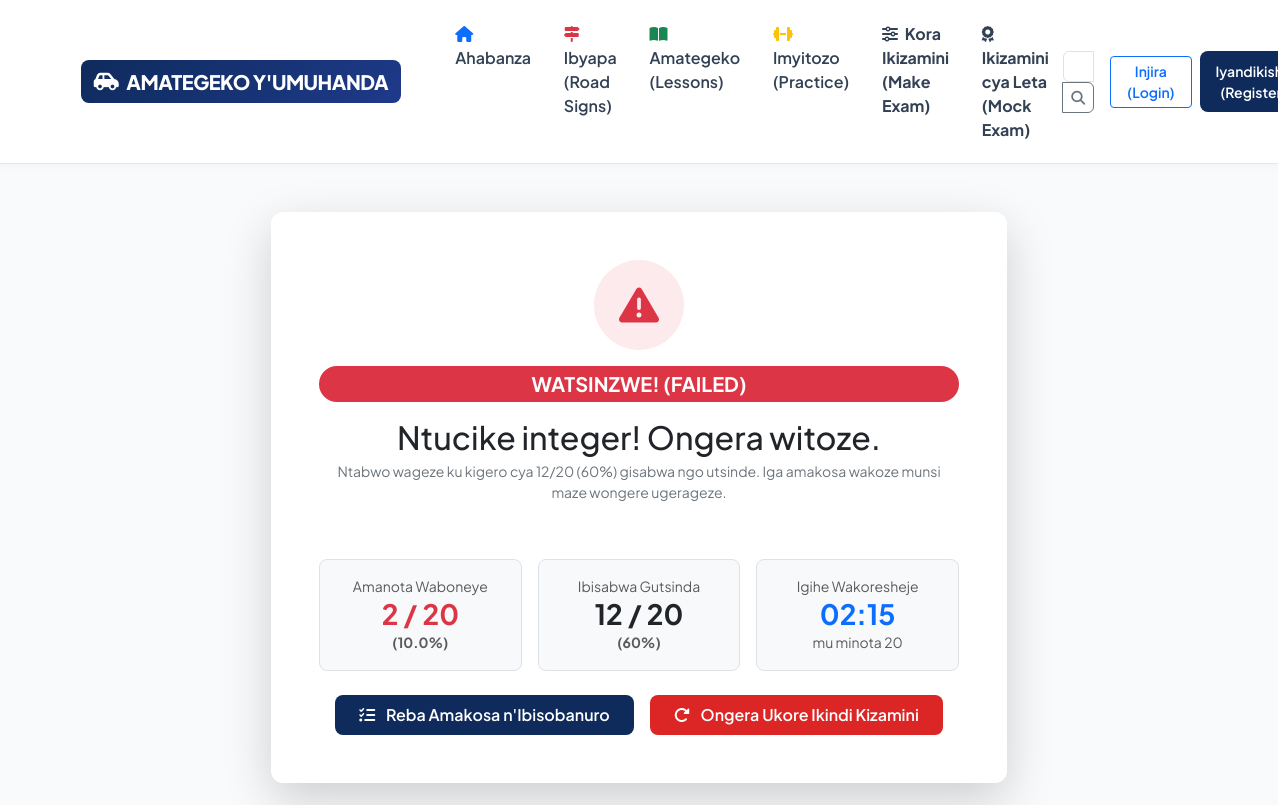
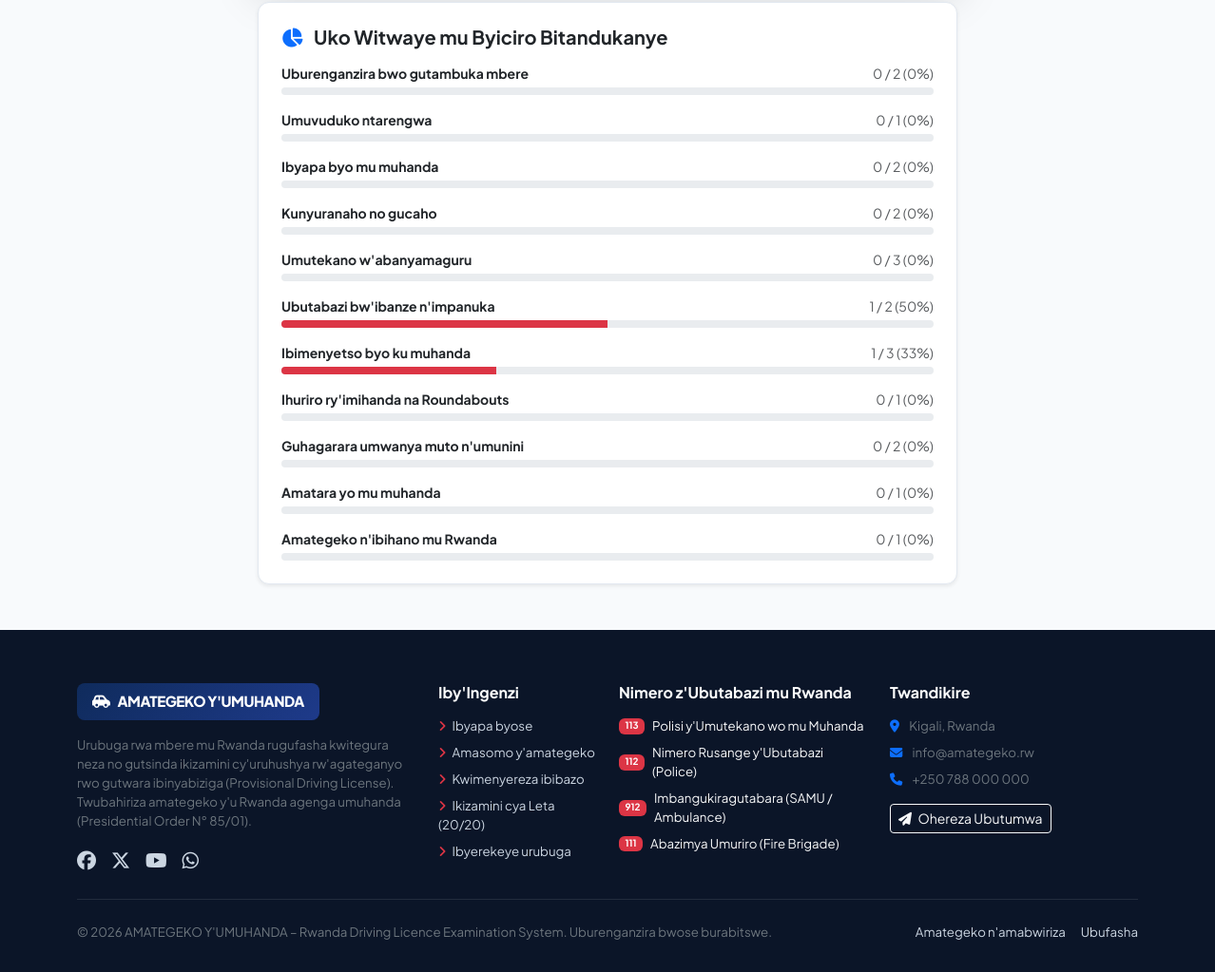
The app's page /examinations/result/1/ with its own data (2 pictures, top to bottom).
### apps/examinations/models.py (models this page shows, shortened)
class ExamAttempt(models.Model):
    EXAM_TYPES = [
        ('OFFICIAL_MOCK', "Ikizamini cya Leta cy'Icyitegererezo (Official Mock Exam)"),
        ('PRACTICE', "Imyitozo (Practice Mode)"),
    ]
    user = models.ForeignKey(
        settings.AUTH_USER_MODEL,
        on_delete=models.CASCADE,
        related_name='exam_attempts',
        null=True,
        blank=True
    )
    exam_type = models.CharField(max_length=20, choices=EXAM_TYPES, default='OFFICIAL_MOCK')
    category = models.ForeignKey(
        Category,
        on_delete=models.SET_NULL,
        null=True,
        blank=True,
        related_name='category_attempts'
    )
    total_questions = models.PositiveIntegerField(default=20)
    correct_answers = models.PositiveIntegerField(default=0)
    score_percentage = models.FloatField(default=0.0)
    is_passed = models.BooleanField(default=False)
    time_spent_seconds = models.PositiveIntegerField(default=0)
    started_at = models.DateTimeField(auto_now_add=True)
    completed_at = models.DateTimeField(null=True, blank=True)
    class Meta:
        ordering = ['-started_at']
        verbose_name = "Exam Attempt"
        verbose_name_plural = "Exam Attempts"

### apps/curriculum/models.py (models this page shows, shortened)
class Category(models.Model):
    name_rw = models.CharField(max_length=150, verbose_name="Izina ry'Icyiciro (Kinyarwanda)")
    name_en = models.CharField(max_length=150, verbose_name="Category Name (English)")
    slug = models.SlugField(max_length=160, unique=True, blank=True)
    description_rw = models.TextField(blank=True, verbose_name="Ibisobanuro (Kinyarwanda)")
    description_en = models.TextField(blank=True, verbose_name="Description (English)")
    icon = models.CharField(max_length=50, default="fa-traffic-light", help_text="Font Awesome icon class")
    order = models.PositiveIntegerField(default=1)
    class Meta:
        ordering = ['order', 'id']
        verbose_name = "Syllabus Category"
        verbose_name_plural = "Syllabus Categories"

### apps/examinations/views.py (the view)
# urls.py: path('result/<int:attempt_id>/', views.exam_result_view, name='exam_result'),
def exam_result_view(request, attempt_id):
    attempt = get_object_or_404(ExamAttempt, id=attempt_id)
    answers = attempt.answers.select_related('question__category', 'selected_choice', 'question')
    category_stats = {}
    for a in answers:
        cat_name = a.question.category.name_rw
        if cat_name not in category_stats:
            category_stats[cat_name] = {'total': 0, 'correct': 0}
        category_stats[cat_name]['total'] += 1
        if a.is_correct:
            category_stats[cat_name]['correct'] += 1
    for cat, data in category_stats.items():
        data['percentage'] = round((data['correct'] / data['total']) * 100) if data['total'] > 0 else 0
    minutes = attempt.time_spent_seconds // 60
    seconds = attempt.time_spent_seconds % 60
    formatted_time = f"{minutes:02d}:{seconds:02d}"
    context = {
        'attempt': attempt,
        'category_stats': category_stats,
        'formatted_time': formatted_time,
        'pass_mark': settings.RWANDA_EXAM_PASS_MARK,
        'wrong_count': attempt.total_questions - attempt.correct_answers,
    }
    return render(request, 'examinations/exam_result.html', context)

### apps/core/context_processors.py (called while the page is built)
def global_context(request):
    return {
        'site_categories': Category.objects.all().order_by('order'),
        'total_questions_count': Question.objects.filter(is_active=True).count(),
        'total_road_signs_count': RoadSign.objects.count(),
        'official_exam_questions': 20,
        'official_exam_duration': 20,
        'official_exam_pass_mark': 12,
    }

### templates/examinations/exam_result.html (shortened to what this page needs)
{% extends 'base.html' %}
{% block content %}
<div class="container py-5">
    <div class="row justify-content-center">
        <div class="col-lg-8">
            <div class="card card-custom p-4 p-md-5 text-center shadow-lg border-0 mb-4">
                {% if attempt.is_passed %}
                <div class="d-inline-flex p-3 rounded-circle bg-success bg-opacity-10 text-success mx-auto mb-3" style="width: 90px; height: 90px; display: flex; align-items: center; justify-content: center;">
                    <i class="fa-solid fa-trophy fs-1"></i>
                </div>
                <span class="badge bg-success fs-5 px-4 py-2 rounded-pill fw-bold mb-2">
                    WATSINZE! (PASSED)
                </span>
                <h2 class="fw-extrabold text-dark mt-2 mb-1" style="color: #0f2b5c;">
                    Urakoze cyane! Watsinze Ikizamini cya Leta!
                </h2>
                <p class="text-secondary small">
                    Wujuje ibisabwa n'amategeko y'u Rwanda yo kubona uruhushya rw'agateganyo.
                </p>
                {% else %}
                <div class="d-inline-flex p-3 rounded-circle bg-danger bg-opacity-10 text-danger mx-auto mb-3" style="width: 90px; height: 90px; display: flex; align-items: center; justify-content: center;">
                    <i class="fa-solid fa-triangle-exclamation fs-1"></i>
                </div>
                <span class="badge bg-danger fs-5 px-4 py-2 rounded-pill fw-bold mb-2">
                    WATSINZWE! (FAILED)
                </span>
                <h2 class="fw-extrabold text-dark mt-2 mb-1" style="color: #0f2b5c;">
                    Ntucike integer! Ongera witoze.
                </h2>
                <p class="text-secondary small">
                    Ntabwo wageze ku kigero cya 12/20 (60%) gisabwa ngo utsinde. Iga amakosa wakoze munsi maze wongere ugerageze.
                </p>
                {% endif %}
                <div class="row g-3 my-4">
                    <div class="col-4">
                        <div class="p-3 border rounded-3 bg-light">
                            <span class="d-block small text-muted">Amanota Waboneye</span>
                            <h3 class="fw-bold mb-0 {% if attempt.is_passed %}text-success{% else %}text-danger{% endif %}">
                                {{ attempt.correct_answers }} / {{ attempt.total_questions }}
                            </h3>
                            <small class="text-muted fw-bold">({{ attempt.score_percentage }}%)</small>
                        </div>
                    </div>
                    <div class="col-4">
                        <div class="p-3 border rounded-3 bg-light">
                            <span class="d-block small text-muted">Ibisabwa Gutsinda</span>
                            <h3 class="fw-bold mb-0 text-dark">{{ pass_mark }} / {{ attempt.total_questions }}</h3>
                            <small class="text-muted fw-bold">(60%)</small>
                        </div>
                    </div>
                    <div class="col-4">
                        <div class="p-3 border rounded-3 bg-light">
                            <span class="d-block small text-muted">Igihe Wakoresheje</span>
                            <h3 class="fw-bold mb-0 text-primary">{{ formatted_time }}</h3>
                            <small class="text-muted">mu minota 20</small>
                        </div>
                    </div>
                </div>
                <div class="d-flex flex-wrap justify-content-center gap-3">
                    <a href="{% url 'examinations:exam_review' attempt.id %}" class="btn btn-rw-primary px-4 py-2">
                        <i class="fa-solid fa-list-check me-2"></i> Reba Amakosa n'Ibisobanuro
                    </a>
                    <a href="{% url 'examinations:mock_exam' %}" class="btn btn-rw-danger px-4 py-2">
                        <i class="fa-solid fa-rotate-right me-2"></i> Ongera Ukore Ikindi Kizamini
                    </a>
                </div>
            </div>
            {% if category_stats %}
            <div class="card card-custom p-4 shadow-sm">
                <h5 class="fw-bold text-dark mb-3">
                    <i class="fa-solid fa-chart-pie text-primary me-2"></i> Uko Witwaye mu Byiciro Bitandukanye
                </h5>
                <div class="d-flex flex-column gap-3">
                    {% for cat_name, stats in category_stats.items %}
                    <div>
                        <div class="d-flex justify-content-between align-items-center mb-1 small">
                            <span class="fw-bold text-dark">{{ cat_name }}</span>
                            <span class="text-muted">{{ stats.correct }} / {{ stats.total }} ({{ stats.percentage }}%)</span>
                        </div>
                        <div class="progress" style="height: 8px;">
                            <div class="progress-bar {% if stats.percentage >= 60 %}bg-success{% else %}bg-danger{% endif %}"
                                 role="progressbar"
                                 style="width: {{ stats.percentage }}%;"></div>
                        </div>
                    </div>
                    {% endfor %}
                </div>
            </div>
            {% endif %}
        </div>
    </div>
</div>
{% endblock %}

### templates/base.html (style rules this page uses)
:root { --primary-blue: #0f2b5c; --primary-accent: #1e40af; --rwanda-red: #dc2626; --rwanda-yellow: #f59e0b; --rwanda-green: #10b981; --slate-bg: #f8fafc; --card-border: #e2e8f0; --text-dark: #0f172a; --text-muted: #64748b; }
body { font-family: 'Plus Jakarta Sans', -apple-system, BlinkMacSystemFont, "Segoe UI", Roboto, sans-serif; background-color: var(--slate-bg); color: var(--text-dark); min-height: 100vh; display: flex; flex-direction: column; }
.btn-rw-primary { background-color: var(--primary-blue); color: #ffffff; font-weight: 600; border: none; border-radius: 8px; padding: 0.6rem 1.4rem; transition: all 0.2s; }
.btn-rw-danger { background-color: var(--rwanda-red); color: #ffffff; font-weight: 600; border: none; border-radius: 8px; padding: 0.6rem 1.4rem; }
.card-custom { background: #ffffff; border: 1px solid var(--card-border); border-radius: 12px; box-shadow: 0 2px 8px rgba(0, 0, 0, 0.02); transition: transform 0.2s, box-shadow 0.2s; }

### records on screen
ExamAttempt: correct_answers "2", total_questions "20", score_percentage "10.0"
Category: category_stats "Uburenganzira bwo gutambuka mbere"
Category: category_stats "Umuvuduko ntarengwa"
Category: category_stats "Ibyapa byo mu muhanda"
Category: category_stats "Kunyuranaho no gucaho"
Category: category_stats "Umutekano w'abanyamaguru"
Category: category_stats "Ubutabazi bw'ibanze n'impanuka"
Category: category_stats "Ibimenyetso byo ku muhanda"
Category: category_stats "Ihuriro ry'imihanda na Roundabouts"
Category: category_stats "Guhagarara umwanya muto n'umunini"
Category: category_stats "Amatara yo mu muhanda"
Category: category_stats "Amategeko n'ibihano mu Rwanda"

### other values on screen
{{ pass_mark }} "12"
{{ stats.correct }} "0" "0" "0" "0" "0" "1" "1" "0" "0" "0" "0"
{{ stats.total }} "2" "1" "2" "2" "3" "2" "3" "1" "2" "1" "1"
{{ stats.percentage }} "0" "0" "0" "0" "0" "50" "33" "0" "0" "0" "0"
